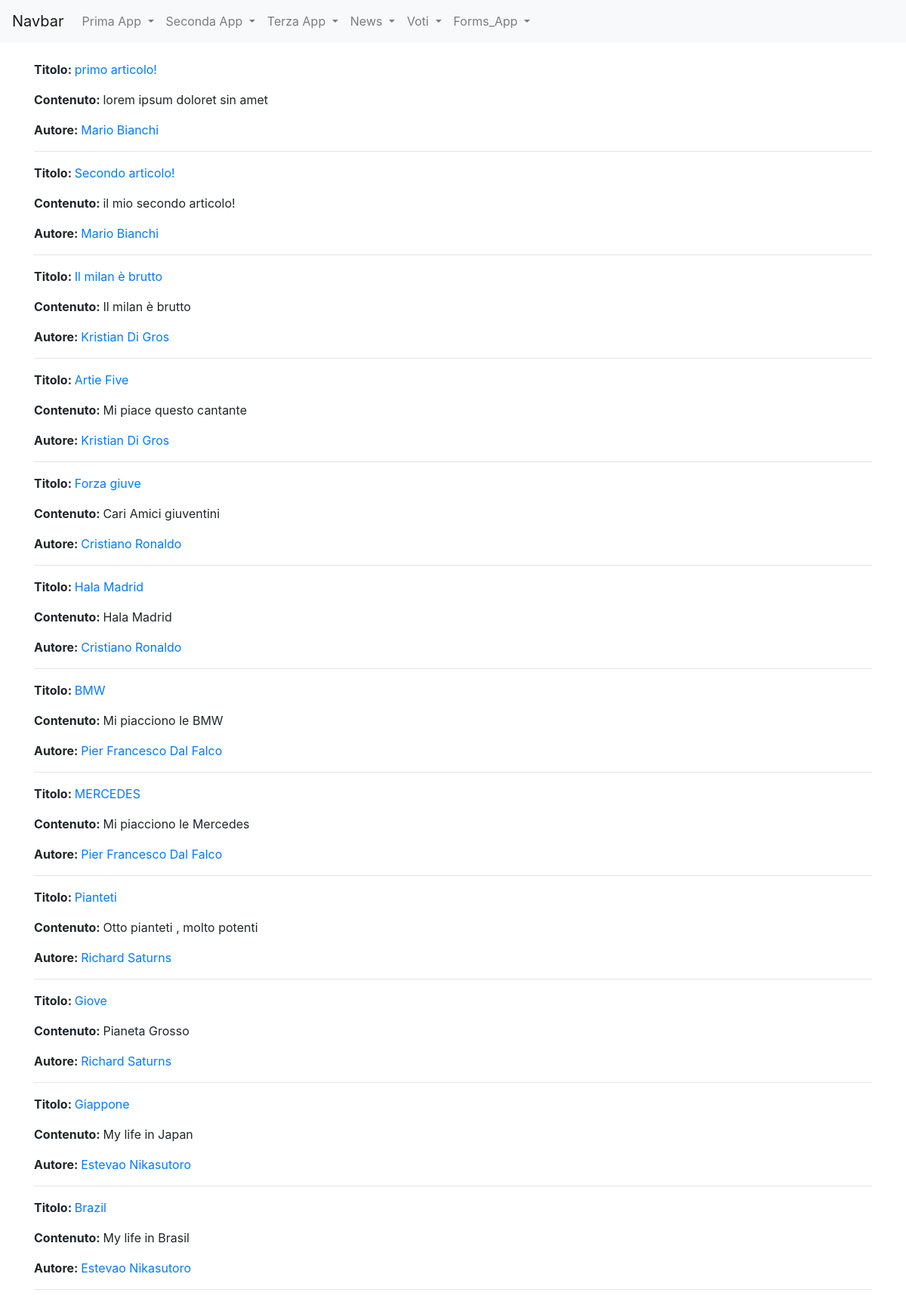
/news/lista_articoli, run on an earlier commit of the app's database.
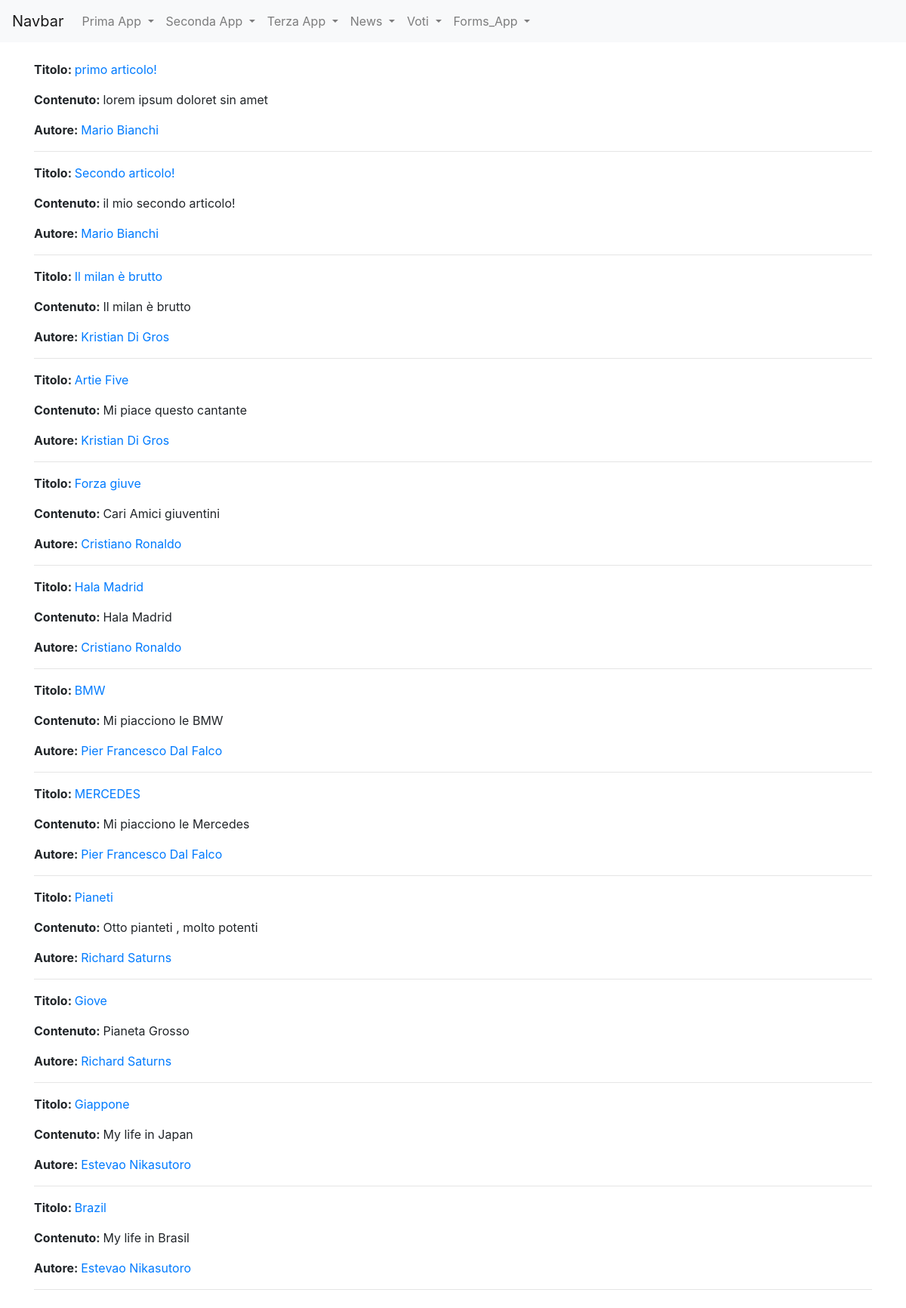
And on a later commit of the database.
### news/models.py (models this page shows, shortened)
class Articolo(models.Model):
    titolo=models.CharField(max_length=100)
    contenuto=models.TextField()
    giornalista=models.ForeignKey(Giornalista,on_delete=models.CASCADE, related_name="articoli")
    data=models.DateField(auto_now=True, blank=True)
    visualizzazioni= models.IntegerField(default=0, blank=True)
    class Meta:
        verbose_name="Articolo"
        verbose_name_plural="Articoli"

class Giornalista(models.Model):
    nome=models.CharField(max_length=20)
    cognome=models.CharField(max_length=20)
    anno_di_nascita = models.DateField(blank=True)
    def __str__(self):
        return self.nome + " " + self.cognome
    class Meta:
        verbose_name="Giornalista"
        verbose_name_plural="Giornalisti"

### news/views.py (the view)
# urls.py: path("lista_articoli", listaArticoli, name="lista_articoli"),
def listaArticoli(request, pk=None):
    if(pk==None):
        articoli = Articolo.objects.all()
    else:
        articoli = Articolo.objects.filter(giornalista_id=pk)
    context= {
            'articoli': articoli,
        }
    return render(request, "news/lista_articoli.html", context)

### news/templates/news/lista_articoli.html (shortened to what this page needs)
{% extends 'base.html' %}
{% block content %}
    {% for articolo in articoli %}
    <p><strong>Titolo: </strong>
        <a href="/news/articoli/{{ articolo.id }}">{{ articolo.titolo }}</a>
    </p>
    <p><strong>Contenuto: </strong>
    {{ articolo.contenuto }}
    </p>
    <p><strong>Autore: </strong>
        <a href={% url 'news:giornalista_detail' articolo.giornalista.id %}>{{ articolo.giornalista }}</a>
    </p>
    <hr>
    {% endfor %}
{% endblock content %}

What changed in the data, as far as the page shows it:
changed Articolo "Otto pianteti , molto potenti": titolo "Pianteti" → "Pianeti"
